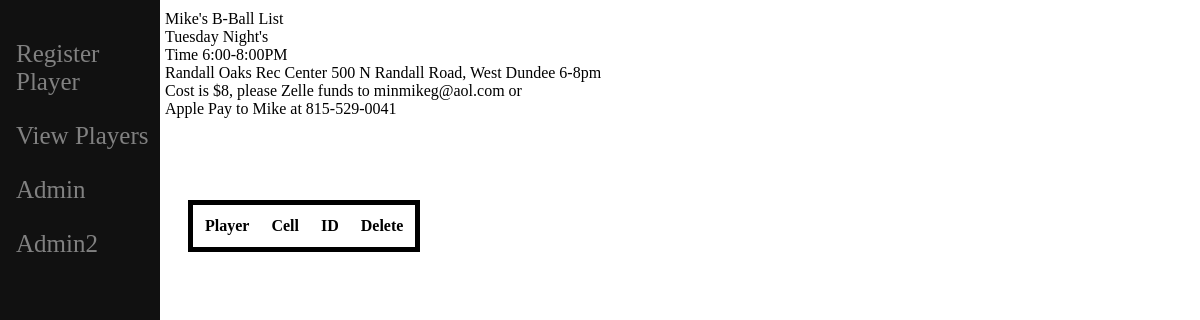
Before: /edit_roster/ with the older database file.
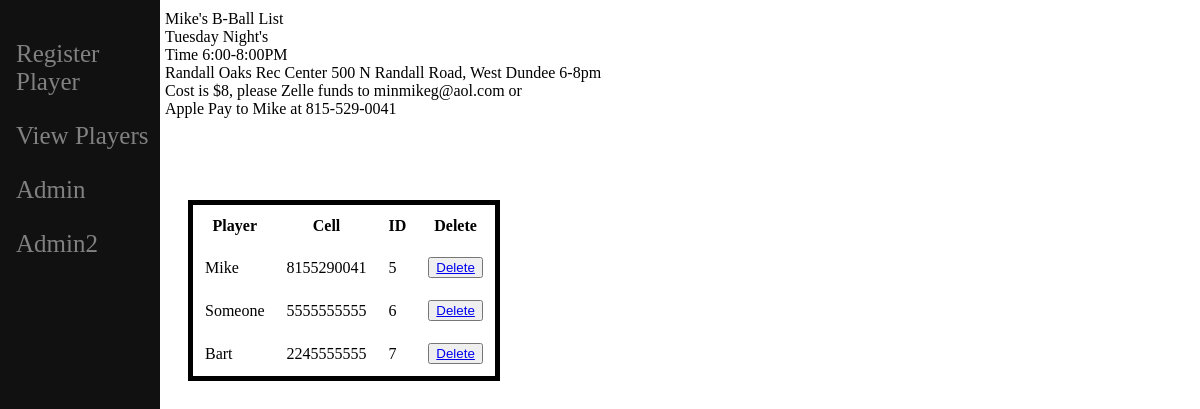
After: the same page with the newer database file.
### b_ball/models.py (models this page shows, shortened)
class Player(models.Model):
    player_name = models.CharField(max_length=30)
    player_email = models.CharField(max_length=30)
    player_cell = models.CharField(max_length=10)

### b_ball/views.py (the view)
# urls.py: path('edit_roster/', views.edit_roster, name = 'edit_roster'),
def edit_roster(request):
         players = Player.objects.all()
         return render(request,'edit_roster.html',{'players':players})

### b_ball/templates/edit_roster.html (shortened to what this page needs)
{% extends 'base.html' %}
{% load static %}
{% block content %}
<!DOCTYPE html>
{% load static %}
<html>
<body>
    <div>
            <table style= "border:5px solid #000;">
                <tbody>
                    <thead>
                        <tr>
                            <th style="padding:10px;">Player</th>
                            <th style="padding:10px;">Cell</th>
                            <th style="padding:10px;" >ID</th>
                            <th style="padding:10px;">Delete</th>
                        </tr>
                    </thead>
                    {% for p in players %}
                    <tr>
                        <td style="padding:10px;">{{p.player_name}}</td>
                        <td style="padding:10px;">{{p.player_cell}}</td>
                        <td style="padding:10px;">{{p.id}}</td>
                        <td style="padding:10px;"><button type="button"><a href= "delete/{{p.id}}">Delete</a></button></td>
                    </tr>
                    {% endfor %}
                </tbody>
            </table>
        </div>
</body>
</html>
{% endblock %}

Changed rows visible on the page:
added Player: player_name "Mike", player_cell "8155290041", id "5"
added Player: player_name "Someone", player_cell "5555555555", id "6"
added Player: player_name "Bart", player_cell "2245555555", id "7"
